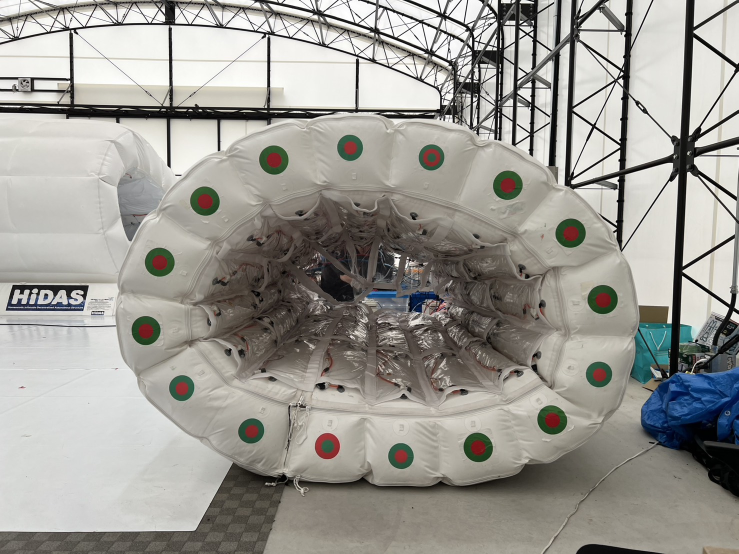
#> input picture study/q14.jpg, 1477 x 1108 px, found by its file name (shown at 1/2 size)
$ python detect_photo_IDonly.py
#> lines starting #> are read from the running program, lines starting #| are printed output that depends on the picture; after the words box and inside, x2 and y2 are one past the last pixel; in counts of white or black regions, pixels touching at a corner belong together
## マーカー検出コード（入力出力：画像）

import cv2
import numpy as np
import math


def find_circles(mask, MIN_AREA):
    contours, _ = cv2.findContours(mask, cv2.RETR_EXTERNAL, cv2.CHAIN_APPROX_SIMPLE)
    circles = []

    for cnt in contours:
        area = cv2.contourArea(cnt)
        if area < MIN_AREA:
            continue

        (x, y), r = cv2.minEnclosingCircle(cnt)
        circles.append(((int(x), int(y)), r))

    return circles


def get_color_name(hsv_pixel):
    h, s, v = hsv_pixel

    if s < 50 or v < 50:
        return "unknown"

    if (0 <= h <= 5) or (177 <= h <= 180):
        return "red"

    if 55 <= h <= 80:
        return "green"

    return "unknown"


def majority_color(colors):
    red = colors.count("red")
    green = colors.count("green")

    if red > green:
        return "red"
    elif green > red:
        return "green"
    return "unknown"


def sample_color_at_radius(hsv, center, radius):
    cx, cy = center
    height, width = hsv.shape[:2]

    angles = [0, 45, 90, 135, 180, 225, 270, 315]
    colors = []

    for deg in angles:
        rad = math.radians(deg)
        x = int(cx + math.cos(rad) * radius)
        y = int(cy + math.sin(rad) * radius)

        if 0 <= x < width and 0 <= y < height:
            colors.append(get_color_name(hsv[y, x]))

    return majority_color(colors)


def judge_marker_type(hsv, center, outer_radius):
    inner_color = sample_color_at_radius(hsv, center, outer_radius * 0.18)
    middle_color = sample_color_at_radius(hsv, center, outer_radius * 0.48)
    outer_color = sample_color_at_radius(hsv, center, outer_radius * 0.78)

    # 基準ID9：内緑・中赤・外緑
    if inner_color == "green" and middle_color == "red" and outer_color == "green":
        marker_type = 9

    # 基準ID1：内緑・外赤
    elif inner_color == "green" and outer_color == "red":
        marker_type = 1

    # 通常マーカー：内赤・外緑
    elif inner_color == "red" and outer_color == "green":
        marker_type = 0

    else:
        marker_type = -1

    return marker_type, inner_color, middle_color, outer_color


def angle_from_center(point, hid_center):
    x, y = point
    cx, cy = hid_center

    # 画像座標はy軸が下向きなので、数学座標として扱う
    return math.atan2(-(y - cy), x - cx)


def assign_ids_by_order(markers):
    if len(markers) == 0:
        return markers, None

    # HIDAS中心
    hid_cx = sum(m["center"][0] for m in markers) / len(markers)
    hid_cy = sum(m["center"][1] for m in markers) / len(markers)
    hid_center = (hid_cx, hid_cy)

    for m in markers:
        m["angle"] = angle_from_center(m["center"], hid_center)

    # 角度順に並べる
    markers_sorted = sorted(markers, key=lambda m: m["angle"])

    base_index = None
    base_id = None

    # ID1を優先して基準にする
    for i, m in enumerate(markers_sorted):
        if m["type"] == 1:
            base_index = i
            base_id = 1
            break

    # ID1が見えなければID9を基準にする
    if base_index is None:
        for i, m in enumerate(markers_sorted):
            if m["type"] == 9:
                base_index = i
                base_id = 9
                break

    # ID1もID9も見えない場合
    if base_index is None:
        for m in markers_sorted:
            m["assigned_id"] = -1
        return markers_sorted, hid_center

    n = len(markers_sorted)

    for i in range(n):
        m = markers_sorted[i]

        # 検出できたID1とID9は絶対固定
        if m["type"] == 1:
            m["assigned_id"] = 1
            continue

        if m["type"] == 9:
            m["assigned_id"] = 9
            continue

        # 時計回り(CW)にIDを補完
        offset = (base_index - i) % n
        assigned_id = ((base_id - 1 + offset) % 16) + 1
        m["assigned_id"] = assigned_id

    return markers_sorted, hid_center


# =========================
# パラメータ
# =========================
MAX_CENTER_DISTANCE = 8
RADIUS_RATIO_MIN = 0.2
RADIUS_RATIO_MAX = 0.8
MIN_AREA = 15

# =========================
# 入力画像
# =========================
input_path = "q14.jpg"
output_path = "output_marker_result.jpg"

image = cv2.imread(input_path)
#> image is the input picture: shape (1108, 1477, 3); mean B, G, R 148.3, 154.3, 156.1
if image is None:
    raise FileNotFoundError(f"入力画像が見つかりません: {input_path}")

hsv = cv2.cvtColor(image, cv2.COLOR_BGR2HSV)
#> hsv: shape (1108, 1477, 3); mean H, S, V 32.2, 28, 158.5

# 赤色マスク
red1 = cv2.inRange(hsv, (0, 100, 0), (5, 255, 255))
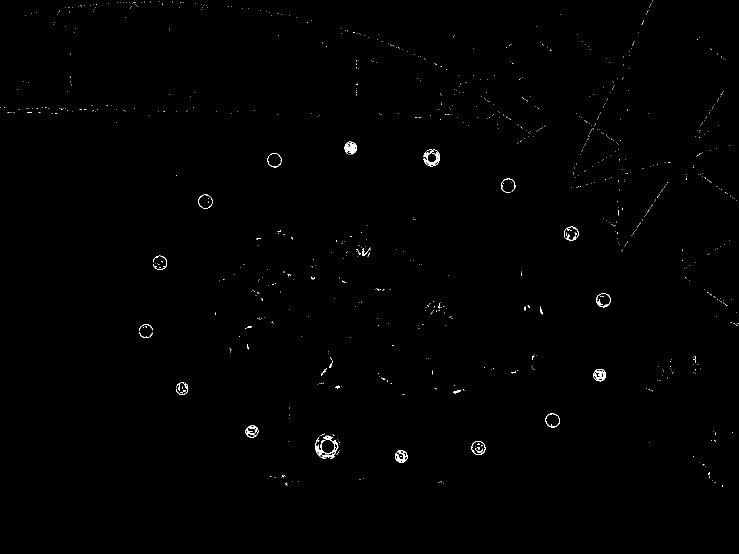
#> red1: shape (1108, 1477) (shown at 1/2 size); 0.36% white in thin lines or dots, all inside (x1, y1, x2, y2) = (1, 0, 1477, 974)
red2 = cv2.inRange(hsv, (177, 100, 0), (180, 255, 255))
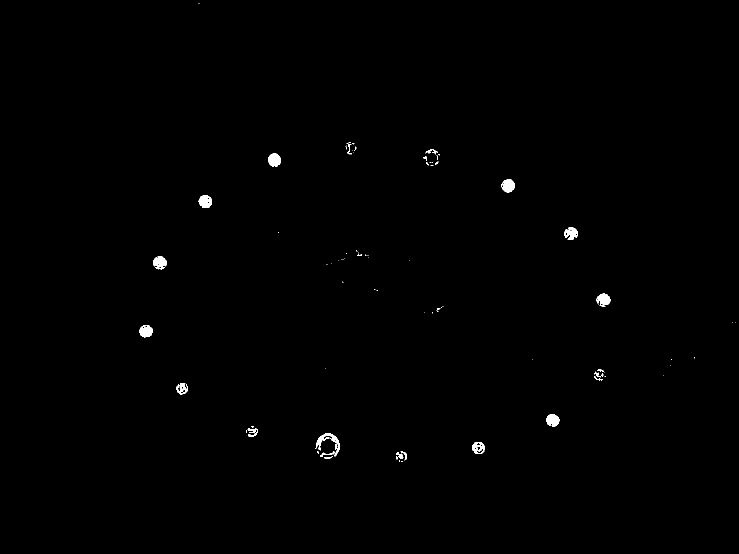
#> red2: shape (1108, 1477) (shown at 1/2 size); 0.4% white; 88 white regions (62 under 20 px), largest, box (x1, y1, x2, y2) and area: (632, 867, 680, 914) 685, (536, 307, 562, 333) 530, (397, 390, 424, 416) 528
red_mask = cv2.bitwise_or(red1, red2)
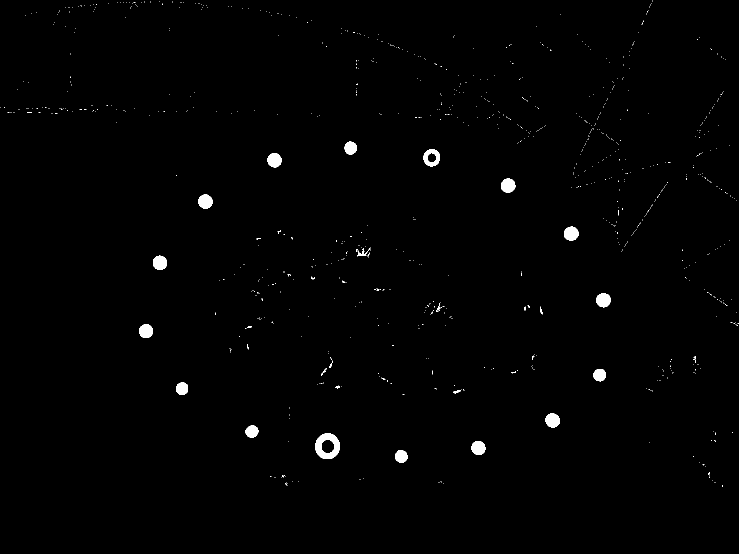
#> red_mask: shape (1108, 1477) (shown at 1/2 size); 0.76% white; 924 white regions (899 under 20 px), largest, box (x1, y1, x2, y2) and area: (630, 867, 680, 918) 1480, (847, 298, 880, 333) 672, (1192, 586, 1222, 615) 659

# 緑色マスク
green_mask = cv2.inRange(hsv, (55, 60, 0), (80, 255, 255))
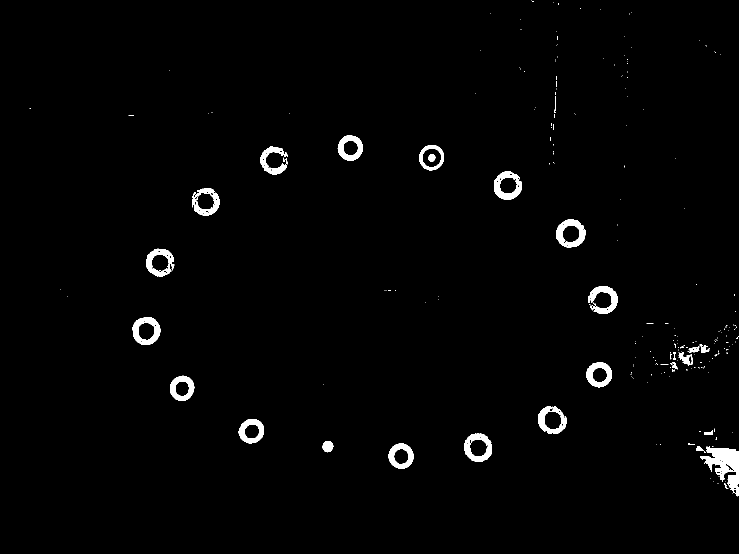
#> green_mask: shape (1108, 1477) (shown at 1/2 size); 1.6% white; 247 white regions (215 under 20 px)

red_circles = find_circles(red_mask, MIN_AREA)
#> in find_circles, `contours, _ = cv2.findContours(mask, cv2.RETR_EXTERNAL, cv2.CHAIN_APPR..`: contours = 924 contours, 905 with area under 20; largest, box (x1, y1, x2, y2) and area: (630, 867, 680, 918) 1948, (847, 298, 880, 333) 869, (1192, 586, 1222, 615) 618, (1128, 453, 1157, 482) 616, (1002, 357, 1031, 386) 614
#> the loop in find_circles, `for cnt in contours:` made 924 passes
#> (area, x, y, r) on passes 33, 35, 39: (466, 802.1, 912.3, 12.83), (589, 956.5, 895.8, 14.48), (1948.5, 654.5, 892, 25.83)
#> after the loop in find_circles, `for cnt in contours:`: circles = 22 items
#> red_circles = 22 items
green_circles = find_circles(green_mask, MIN_AREA)
#> in find_circles (call 2), `contours, _ = cv2.findContours(mask, cv2.RETR_EXTERNAL, cv2.CHAIN_APPR..`: contours = 245 contours, 219 with area under 20; largest, box (x1, y1, x2, y2) and area: (1400, 893, 1477, 991) 3358, (1112, 439, 1171, 495) 2508, (928, 867, 984, 924) 2427, (988, 343, 1044, 399) 2414, (265, 634, 321, 690) 2400
#> the loop in find_circles (call 2), `for cnt in contours:` made 245 passes
#> (area, x, y, r) on passes 3, 12, 13: (23.5, 1452, 971.5, 6.8), (3358, 1444.5, 941.5, 57.83), (88.5, 1402.4, 898.7, 10.7)
#> green_circles = 29 items

candidates = []

for center_r, r_r in red_circles:
    for center_g, r_g in green_circles:
        dist = np.linalg.norm(np.array(center_r) - np.array(center_g))

        small_r = min(r_r, r_g)
        large_r = max(r_r, r_g)
        ratio = small_r / large_r

        if dist < MAX_CENTER_DISTANCE and RADIUS_RATIO_MIN < ratio < RADIUS_RATIO_MAX:
            cx = int((center_r[0] + center_g[0]) / 2)
            cy = int((center_r[1] + center_g[1]) / 2)

            candidates.append({
                "center": (cx, cy),
                "outer_radius": large_r,
                "red": (center_r, r_r),
                "green": (center_g, r_g)
            })
#> this loop made 22 passes
#> (center_r, r_r) on passes 1 to 8: ((802, 912), 12.83), ((956, 895), 14.48), ((654, 892), 25.83), ((503, 862), 12.92), ((1104, 840), 14.62), ((914, 782), 8.54), ((674, 773), 4.61), ((364, 776), 12.72)
#> after the loop, candidates = 16 items


# 中心が近い候補は外径が大きいものだけ残す
final_candidates = []

for cand in sorted(candidates, key=lambda c: c["outer_radius"], reverse=True):
    keep = True

    for saved in final_candidates:
        d = np.linalg.norm(np.array(cand["center"]) - np.array(saved["center"]))
        if d < MAX_CENTER_DISTANCE:
            keep = False
            break

    if keep:
        final_candidates.append(cand)
#> this loop made 16 passes
#> after the loop, final_candidates = 16 items


markers = []

for cand in final_candidates:
    center = cand["center"]
    outer_radius = cand["outer_radius"]

    marker_type, inner_color, middle_color, outer_color = judge_marker_type(
        hsv, center, outer_radius
    )

    markers.append({
        "center": center,
        "outer_radius": outer_radius,
        "red": cand["red"],
        "green": cand["green"],
        "type": marker_type,
        "inner_color": inner_color,
        "middle_color": middle_color,
        "outer_color": outer_color,
        "assigned_id": -1
    })
#> this loop made 16 passes
#> outer_radius on passes 1 to 5: 29.82, 29.67, 29.6, 29.41, 28.93


# 時計回りにIDを付与
markers, hid_center = assign_ids_by_order(markers)
#> the loop in assign_ids_by_order, `for m in markers:` made 16 passes
#> the loop in assign_ids_by_order, `for i, m in enumerate(markers_sorted):` made 4 passes


# =========================
# HIDAS中心を描画
# =========================
if hid_center is not None:
    hx, hy = int(hid_center[0]), int(hid_center[1])

    cv2.circle(image, (hx, hy), 7, (0, 255, 255), -1)
#> image: shape (1108, 1477, 3); 0.01% of pixels changed, all inside (x1, y1, x2, y2) = (747, 609, 762, 624)
    cv2.circle(image, (hx, hy), 12, (0, 255, 255), 2)
#> image: shape (1108, 1477, 3); mean B, G, R 148.3, 154.3, 156.2

    cv2.putText(
        image,
        "HIDAS CENTER",
        (hx + 10, hy - 10),
        cv2.FONT_HERSHEY_SIMPLEX,
        0.6,
        (0, 255, 255),
        2
    )
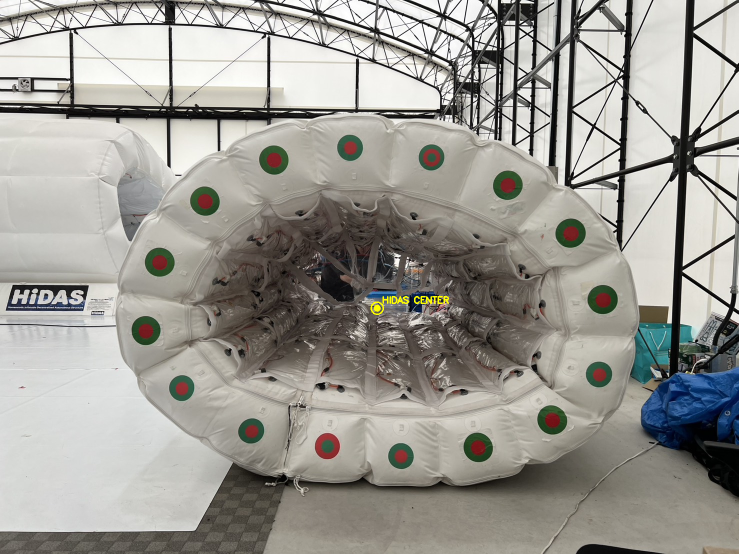
#> image: shape (1108, 1477, 3) (shown at 1/2 size); mean B, G, R 148.2, 154.4, 156.3


# =========================
# マーカー描画
# =========================
for m in markers:
    center = m["center"]
    center_r, r_r = m["red"]
    center_g, r_g = m["green"]

    cv2.circle(image, center, 4, (255, 0, 255), -1)
    cv2.circle(image, center_r, int(r_r), (0, 0, 255), 1)
    cv2.circle(image, center_g, int(r_g), (0, 255, 0), 1)

    cv2.putText(
        image,
        f"ID:{m['assigned_id']}",
        (center[0] - 25, center[1] - 20),
        cv2.FONT_HERSHEY_SIMPLEX,
        0.7,
        (255, 0, 0),
        2
    )
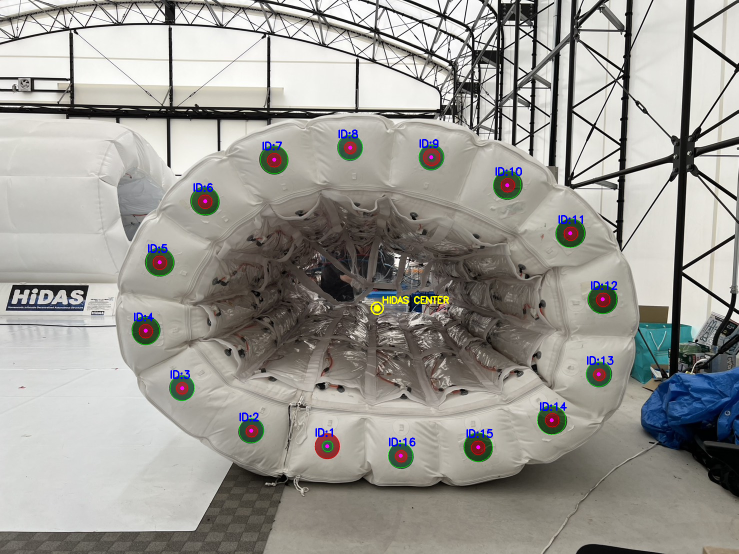
#> image: shape (1108, 1477, 3) (shown at 1/2 size); 0.59% of pixels changed, all inside (x1, y1, x2, y2) = (263, 259, 1235, 937)


# =========================
# 出力画像を保存
# =========================
cv2.imwrite(output_path, image)

print(f"検出マーカー数: {len(markers)}")
#| 検出マーカー数: 16
print(f"出力画像を保存しました: {output_path}")

for m in markers:
    print(
        f"ID:{m['assigned_id']} "
        f"type:{m['type']} "
        f"center:{m['center']} "
        f"colors:{m['inner_color']}-{m['middle_color']}-{m['outer_color']}"
    )
